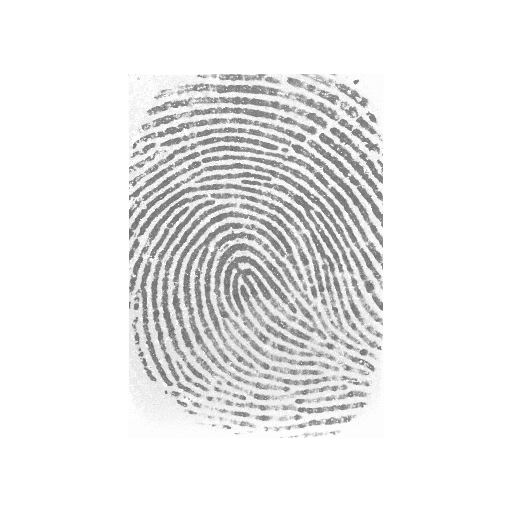
#> input picture data/FVC-Latent_Test_Dataset/data/VC2000DbsDb2a1/clean/1_2.png, 512 x 512 px
$ python -i run_quality_diagnostic.py   (imports and definitions only)   (older library calls are emulated)
#> lines starting #> are read from the running program, lines starting #| are printed output that depends on the picture; after the words box and inside, x2 and y2 are one past the last pixel; in counts of white or black regions, pixels touching at a corner belong together
### matcher.py
"""
Fingerprint Matcher Abstraction & SourceAFIS Implementation.
Completely replaces legacy Bozorth3 matching pipeline with pure SourceAFIS.
"""

from __future__ import annotations

import time
import os
import math
from abc import ABC, abstractmethod
from dataclasses import dataclass
from typing import Any, Dict, List, Optional, Tuple
from concurrent.futures import ThreadPoolExecutor

import cv2
import numpy as np

# SourceAFIS underlying algorithmic stack from afis package
import afis.algorithms.segmentation as seg
import afis.algorithms.orientation as ori
import afis.algorithms.frequency as freq
import afis.algorithms.enhancement as enh
import afis.algorithms.skeleton as skel
import afis.algorithms.minutiae as minu
import afis.algorithms.safis as safis

from database import MATCH_THRESHOLD


@dataclass
class MatchResult:
    score: float
    raw_score: float
    match: bool
    matched_minutiae_count: int
    runtime_ms: float
    threshold: float
    pairs: list

    # [9 lines left out: function to_dict, not called in this run]


class FingerprintMatcher(ABC):
    """Abstract base class for biometric fingerprint matching."""

    # [130 lines left out: functions extract_template, match_1to1, identify_1toN, _fast_crawl, compute_minutiae_feature_score, not called in this run]


class SourceAFISMatcher(FingerprintMatcher):
    """
    SourceAFIS-compliant matcher using rotation/translation-invariant edge pairing
    and rich minutiae feature weighting (type, quality, angular coherence, coverage).
    Does NOT depend on MINDTCT or Bozorth3.
    """

    def __init__(
        self,
        default_threshold: float = MATCH_THRESHOLD,
        block_size: int = 16,
        max_minutiae: int = 80,
    ):
#> further down, picture is the input picture: shape (512, 512, 3); min 79, max 255, mean 235.3
        self.default_threshold = default_threshold
        self.block_size = block_size
        self.max_minutiae = max_minutiae
        self.params = safis.SafisParams(
            max_neighbors=10,
            max_edge_length=320.0,
            length_tol=8.0,
            angle_tol=0.35,
            max_roots=25,
        )

    # [382 lines left out: functions extract_template, match_1to1, identify_1toN, not called in this run]


# Global singleton instance for high performance
MATCHER = SourceAFISMatcher()

### experiments/rectification_quality_diagnostic/run_quality_diagnostic.py
#!/usr/bin/env python3
"""
Diagnostic Evaluation of Fingerprint Rectification Quality and Minutiae Matching.
Compares Clean, Distorted, and DDRNet-Rectified fingerprints across 180 test queries:
  1. Image Quality Metrics (Grayscale stats, contrast, ridge clarity, SSIM, PSNR)
  2. SourceAFIS Minutiae Extraction (Counts, FTA, spatial displacement, orientation differences)
  3. Biometric Matching Outcomes (Genuine scores, ranks, Top-1/5, rank shifts)
  4. Visual Comparisons (Single triplet, distortion types grid, minutiae overlays)
"""

from __future__ import annotations

import os
import sys
import time
import math
from pathlib import Path
from typing import Any, Dict, List, Optional, Tuple

import cv2
import numpy as np
import pandas as pd
from skimage.metrics import structural_similarity as ssim, peak_signal_noise_ratio as psnr
import matplotlib
# [1 line not run here, left out]
import matplotlib.pyplot as plt

# Ensure project root is on sys.path
PROJECT_ROOT = Path(__file__).resolve().parent.parent.parent
if str(PROJECT_ROOT) not in sys.path:
    sys.path.insert(0, str(PROJECT_ROOT))

from matcher import MATCHER
from database import MATCH_THRESHOLD

OUTPUT_DIR = PROJECT_ROOT / "experiments" / "rectification_quality_diagnostic"
# [1 line not run here, left out]

PER_QUERY_CSV = PROJECT_ROOT / "experiments" / "family_rectification_matching_evaluation" / "per_query_results.csv"
METADATA_CSV = PROJECT_ROOT / "data" / "test_distorted" / "distortion_metadata.csv"


def compute_ridge_clarity_and_contrast(img: np.ndarray) -> Tuple[float, float, float, float]:
    """
    Computes:
      1. Robust Michelson contrast: (p95 - p5) / (p95 + p5 + 1e-6)
      2. RMS contrast: standard deviation of intensities
      3. Mean Sobel gradient magnitude (edge sharpness)
      4. Local orientation coherence (ridge clarity measure)
    """
    img_f = img.astype(np.float32)

    # 1. Michelson contrast
    p5, p95 = np.percentile(img_f, [5, 95])
#> p5 = 134; p95 = 255
    michelson = float((p95 - p5) / (p95 + p5 + 1e-6))
#> michelson = 0.311

    # 2. RMS contrast
    rms = float(np.std(img_f))
#> rms = 38.48

    # 3. Sobel gradient magnitude
    gx = cv2.Sobel(img_f, cv2.CV_32F, 1, 0, ksize=3)
    gy = cv2.Sobel(img_f, cv2.CV_32F, 0, 1, ksize=3)
    grad_mag = np.sqrt(gx**2 + gy**2)
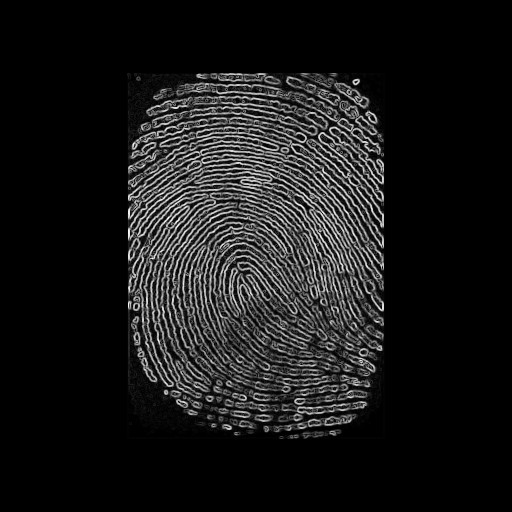
#> grad_mag: shape (512, 512, 3) float32; min 0, max 586.8, mean 57.1; drawn with min black and max white
    mean_grad = float(np.mean(grad_mag))
#> mean_grad = 57.14

    # 4. Local orientation coherence (Ridge clarity)
    # Using smoothed structure tensor J = [[Gx^2, GxGy], [GxGy, Gy^2]]
    jxx = gx**2
    jyy = gy**2
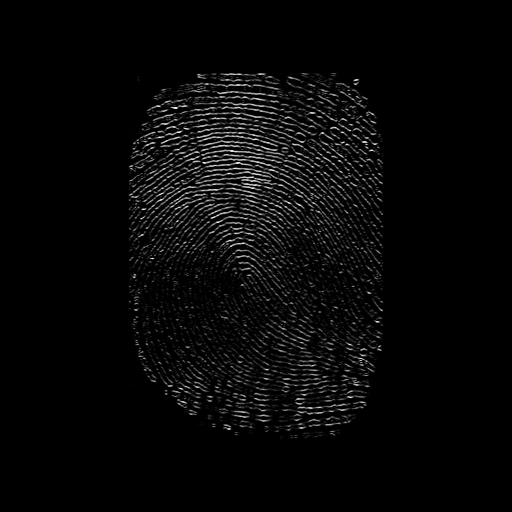
#> jyy: shape (512, 512, 3) float32; min 0, max 276676, mean 8666.3; drawn with min black and max white
    jxy = gx * gy

    # Blur with 11x11 Gaussian filter
    sxx = cv2.GaussianBlur(jxx, (11, 11), 2.0)
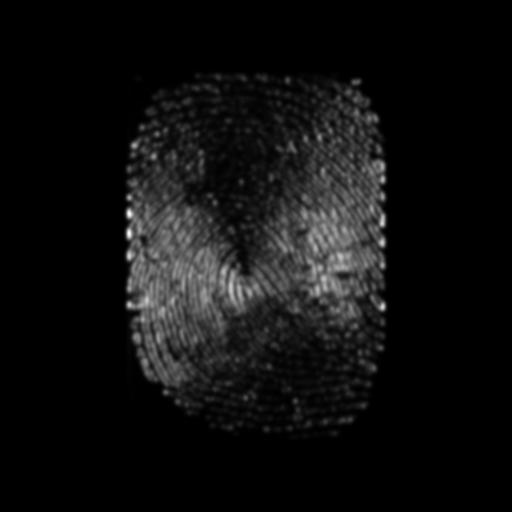
#> sxx: shape (512, 512, 3) float32; min 0, max 120048.6, mean 7393.1; drawn with min black and max white
    syy = cv2.GaussianBlur(jyy, (11, 11), 2.0)
    sxy = cv2.GaussianBlur(jxy, (11, 11), 2.0)
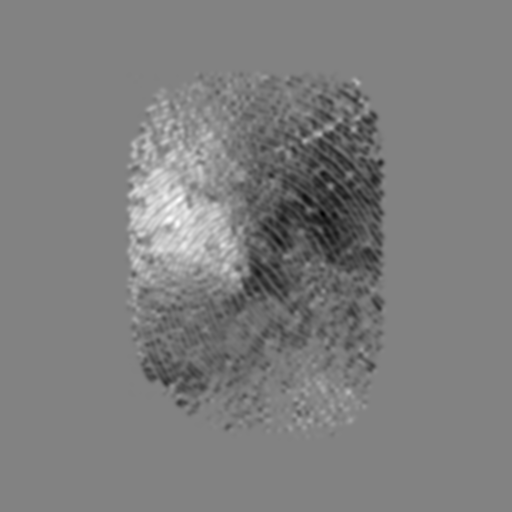
#> sxy: shape (512, 512, 3) float32; min -52080.1, max 49923.1, mean -1522.2; drawn with min black and max white

    denom = sxx + syy + 1e-6
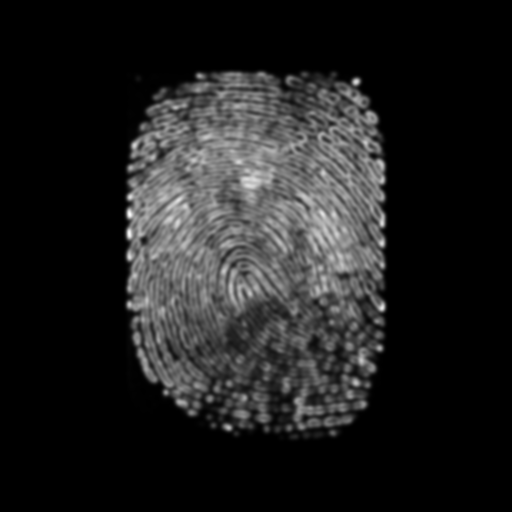
#> denom: shape (512, 512, 3) float32; min 1e-06, max 128890.3, mean 16059.4; drawn with min black and max white
    coherence_map = np.sqrt((sxx - syy)**2 + 4.0 * (sxy**2)) / denom
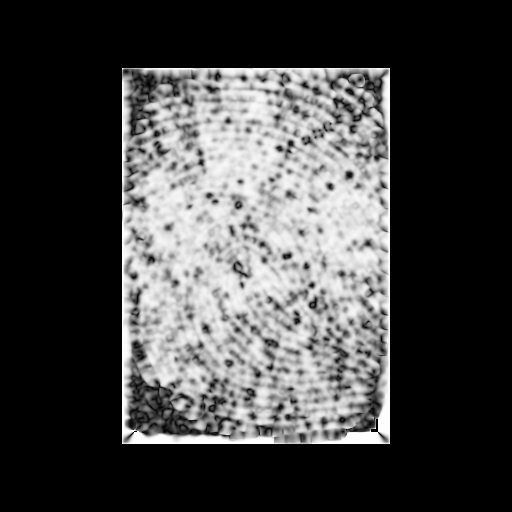
#> coherence_map: shape (512, 512, 3) float32; min 0, max 1, mean 0.269

    # Restrict clarity calculation to foreground region (gradient energy > 5% max)
    fg_mask = denom > (np.max(denom) * 0.05)
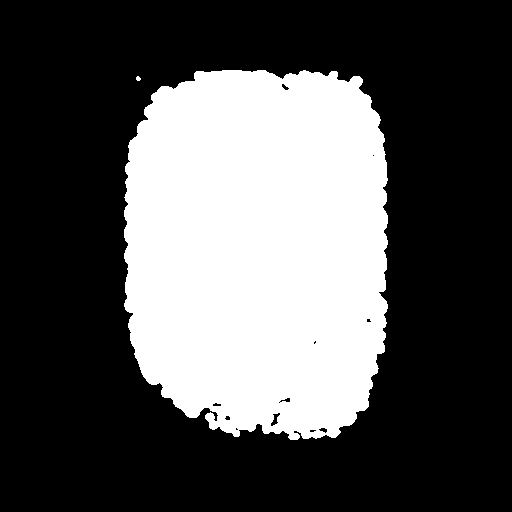
#> fg_mask: shape (512, 512, 3) bool; 32.7% white; 2 white regions (1 under 20 px), largest, box (x1, y1, x2, y2) and area: (124, 70, 388, 440) 85576
    if np.sum(fg_mask) > 0:
        clarity_score = float(np.mean(coherence_map[fg_mask]))
#> clarity_score = 0.72
    else:
        clarity_score = float(np.mean(coherence_map))

    return michelson, rms, mean_grad, clarity_score


# [726 lines left out: functions match_minutiae_sets, main, gen_single_triplet_figure, gen_distortion_types_grid, gen_minutiae_overlay_figure, gen_diagnostic_plots and 1 more, not called in this run]


# [2 lines not run here, left out]

>>> import cv2
>>> picture = cv2.imread('../../data/FVC-Latent_Test_Dataset/data/VC2000DbsDb2a1/clean/1_2.png')
>>> result = compute_ridge_clarity_and_contrast(picture)
#> result = (0.311, 38.48, 57.14, 0.72)

$ run again, on data/FVC-Latent_Test_Dataset/data/VC2000DbsDb2a11/latent/11_2.png
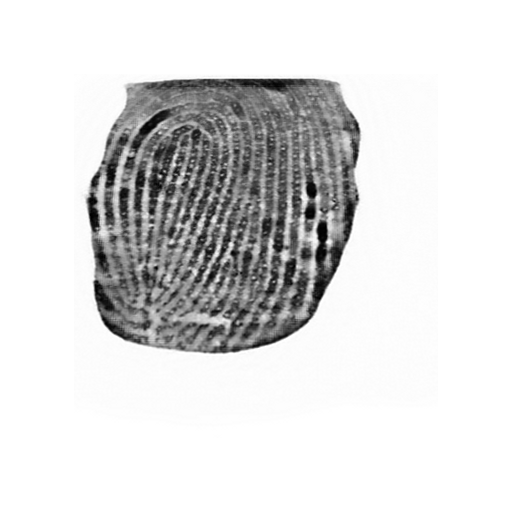
#> input picture data/FVC-Latent_Test_Dataset/data/VC2000DbsDb2a11/latent/11_2.png, 512 x 512 px
#> picture is the input picture: shape (512, 512, 3); min 0, max 255, mean 220
#> p5 = 72; p95 = 255
#> michelson = 0.56
#> rms = 64.43
#> in compute_ridge_clarity_and_contrast, `grad_mag = np.sqrt(gx**2 + gy**2)`:
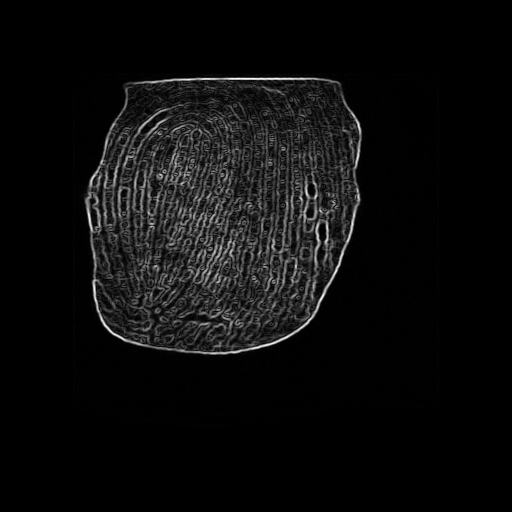
#> grad_mag: shape (512, 512, 3) float32; min 0, max 841, mean 43.1; drawn with min black and max white
#> mean_grad = 43.1
#> in compute_ridge_clarity_and_contrast, `fg_mask = denom > (np.max(denom) * 0.05)`:
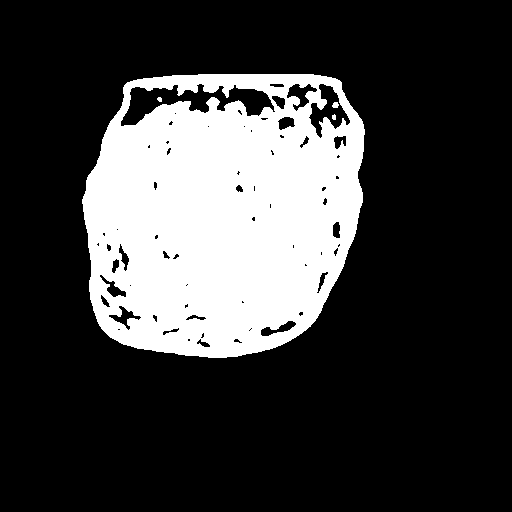
#> fg_mask: shape (512, 512, 3) bool; 23.7% white; 4 white regions, box (x1, y1, x2, y2) and area: (82, 74, 365, 358) 62102, (332, 102, 339, 108) 33, (157, 97, 162, 102) 20, (332, 114, 336, 120) 20
#> clarity_score = 0.578
#> result = (0.56, 64.43, 43.1, 0.578)

$ run again, on data/FVC-Latent_Test_Dataset/data/VC2000DbsDb2a12/latent/12_7.png
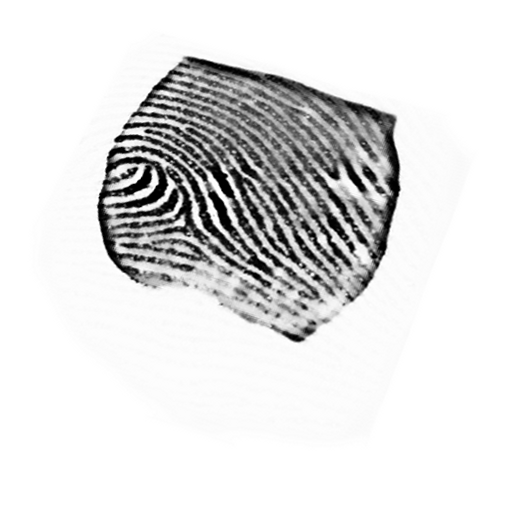
#> input picture data/FVC-Latent_Test_Dataset/data/VC2000DbsDb2a12/latent/12_7.png, 512 x 512 px
#> picture is the input picture: shape (512, 512, 3); min 0, max 255, mean 224.2
#> p5 = 51; p95 = 255
#> michelson = 0.667
#> rms = 64.82
#> in compute_ridge_clarity_and_contrast, `grad_mag = np.sqrt(gx**2 + gy**2)`:
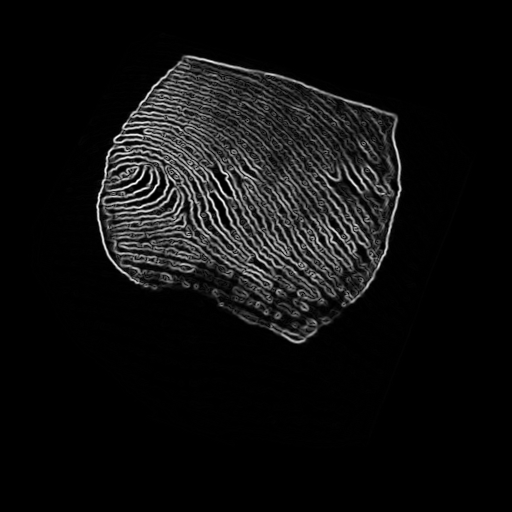
#> grad_mag: shape (512, 512, 3) float32; min 0, max 987.9, mean 60.2; drawn with min black and max white
#> mean_grad = 60.24
#> in compute_ridge_clarity_and_contrast, `fg_mask = denom > (np.max(denom) * 0.05)`:
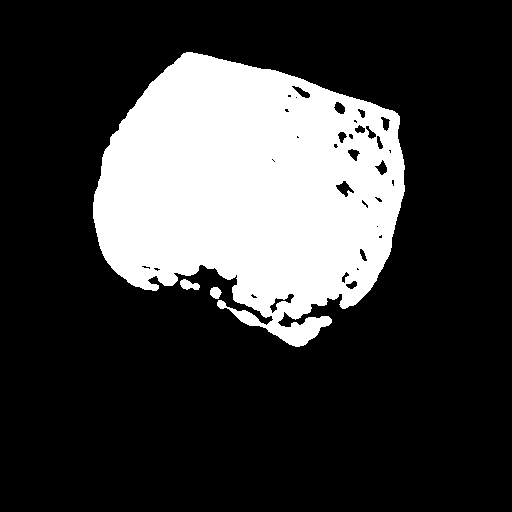
#> fg_mask: shape (512, 512, 3) bool; 23.8% white; 3 white regions, box (x1, y1, x2, y2) and area: (93, 52, 405, 347) 62204, (180, 279, 200, 290) 142, (210, 287, 222, 299) 105
#> clarity_score = 0.746
#> result = (0.667, 64.82, 60.24, 0.746)
